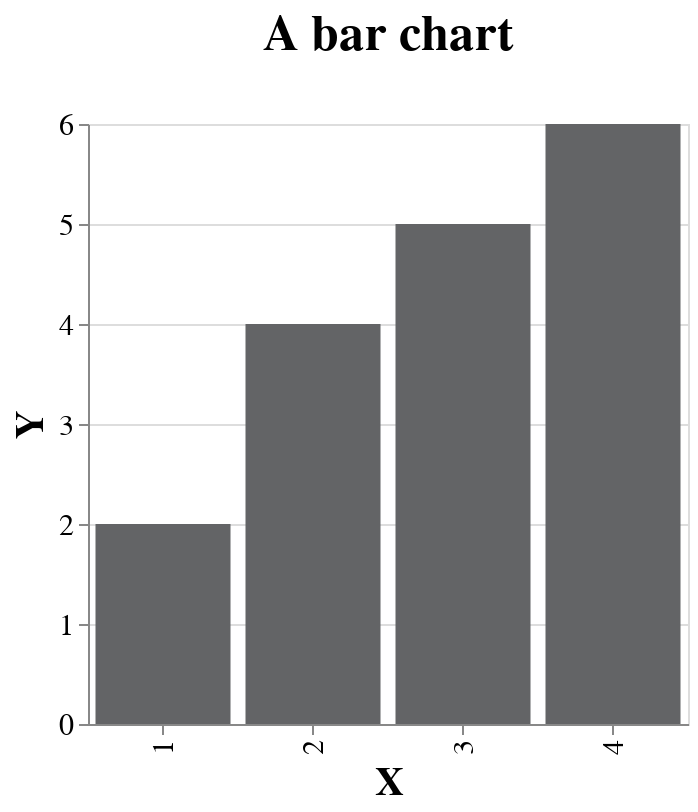

Write notebook code for a chart like this one.
### Markdown cell above
# Interactivity

### Code cell
df = pd.DataFrame({
'X' : [1,2,3,4],
'Y' : [2,4,5,6],
'Country' : ['USA', 'EU', 'EU', 'USA']
})

chart = alt.Chart(df).mark_bar().encode(
    x='X:O',
    y='Y',
    color=alt.value(color),
    tooltip=['X', 'Y', 'Country']
).properties(
    width=width, 
    title='A bar chart'
).interactive()

configure_layout(chart)

### Figure 1 — Vega-Lite specification as saved in the notebook (floating-point values rounded to 4 significant figures)
{"config": {"view": {"continuousWidth": 400, "continuousHeight": 300}, "axis": {"labelFontSize": 15, "titleFontSize": 20}, "legend": {"labelFontSize": 15, "titleFontSize": 20}, "title": {"fontSize": 25, "offset": 25}}, "data": {"name": "data-1b978eca62fd7cd6df639a75790b2e83"}, "mark": "bar", "encoding": {"color": {"value": "#636466"}, "tooltip": [{"field": "X", "type": "quantitative"}, {"field": "Y", "type": "quantitative"}, {"field": "Country", "type": "nominal"}], "x": {"field": "X", "type": "ordinal"}, "y": {"field": "Y", "type": "quantitative"}}, "selection": {"selector001": {"type": "interval", "bind": "scales", "encodings": ["x", "y"]}}, "title": "A bar chart", "width": 300, "$schema": "https://vega.github.io/schema/vega-lite/v4.17.0.json", "datasets": {"data-1b978eca62fd7cd6df639a75790b2e83": [{"X": 1, "Y": 2, "Country": "USA"}, {"X": 2, "Y": 4, "Country": "EU"}, {"X": 3, "Y": 5, "Country": "EU"}, {"X": 4, "Y": 6, "Country": "USA"}]}}
